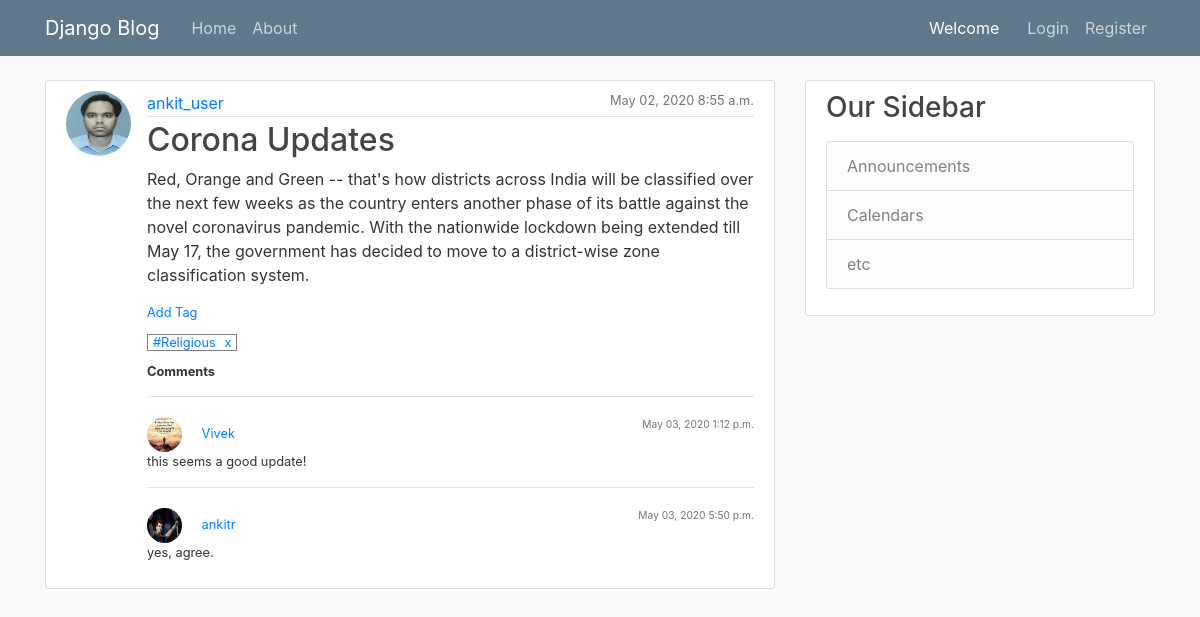
The page /post/26/ on the database its author committed.
### blog/models.py (models this page shows, shortened)
class Post(models.Model):
    title = models.CharField(max_length=100)
    content = models.TextField()
    anonymous = models.BooleanField("Post as Anonymous User", editable=True, default=True)
    date_posted = models.DateTimeField(default=timezone.now)
    author = models.ForeignKey(User, on_delete=models.CASCADE)
    is_user_subscribed = False
    is_user_subscribed_not = not is_user_subscribed

class Tag(models.Model):
    choice = models.CharField(max_length=20, choices=TAG_CHOICES)
    post = models.ForeignKey(Post, on_delete=models.CASCADE, related_name='tags')

class Comment(models.Model):
    content = models.TextField()
    anonymous = models.BooleanField("Comment as Anonymous User", editable=True, default=True)
    date_posted = models.DateTimeField(default=timezone.now)
    author = models.ForeignKey(User, on_delete=models.CASCADE)
    post = models.ForeignKey(Post, on_delete=models.CASCADE, related_name='comments')

### users/models.py (models this page shows, shortened)
class Profile(models.Model):
    user = models.OneToOneField(User, on_delete=models.CASCADE)
    image = models.ImageField(default='default.jpg', upload_to='profile_pics')

### blog/views.py (the view)
# urls.py: path('post/<int:pk>/', PostDetailView.as_view(), name='post-detail'),
class PostDetailView(DetailView):
    model = Post
    def get_object(self, queryset=None):
        obj = super(PostDetailView, self).get_object()
        user = self.request.user
        obj.is_user_subscribed = obj.subscriptions.filter(user__id__exact=user.id).exists()
        obj.is_user_subscribed_not = not obj.is_user_subscribed
        return obj

### blog/filters.py (called while the page is built)
@register.filter
def remove_hash(value):
    return value.replace("#", "")

### blog/templates/blog/post_detail.html
{% extends "blog/base.html" %}
{% block content %}
  {% include 'blog/post_raw.html' with post=object editable=True %}
{% endblock content %}

### blog/templates/blog/post_raw.html (shortened to what this page needs)
{% load filters %}
<article class="media content-section">
  {% if post.anonymous %}
    <img class="rounded-circle article-img" src="/media/profile_pics/anonymous.png">
  {% else %}
    <img class="rounded-circle article-img" src="{{ post.author.profile.image.url }}">
  {% endif %}
  <div class="media-body full-block">
  <div class="full-block">
    <div class="article-metadata">
        {% if post.anonymous %}
            Anonymous User
        {% else %}
            <a class="mr-2" href="{% url 'user-posts' post.author.username %}">{{ post.author }}</a>
        {% endif %}
      <small class="text-muted" style="float:right;">{{ post.date_posted|date:"F d, Y P" }}</small>
    </div>
    <h2><a class="article-title" href="{% url 'post-detail' post.id %}">{{ post.title }}</a></h2>
    <p class="article-content">{{ post.content }}</p>
  </div>
  <div class="full-block small">
      <div class="">
          <a href="javascript:$('#div_tag_{{ post.id }}').show()">Add Tag</a>
      {% if post.tags.all %}
          <div class="margin-top-10">
          {% for t in post.tags.all %}
              <span id="tag_{{ post.id }}_{{ t.id }}" style="border: solid 1px grey;padding:0px 5px 0px 5px;" class="margin-right-20">
                  <a href="/tags/{{ t.choice|remove_hash }}/posts">{{ t.choice }}</a>
                  <a class="margin-left-5" href="javascript:delete_tag('{{ post.id }}', '{{ t.id }}', '{{ csrf_token }}')" title="Remove Tag">x</a>
              </span>
          {% endfor %}
          </div>
      {% endif %}
      </div>
  </div>
  <div class="full-block small padding-top-10">
      <div class="float-left " style="font-weight: bold">Comments</div>
  </div>
  <br>
  {% if post.comments.all  %}
    <div class="full-block padding-top-10">
      {% for comment in post.comments.all %}
        {% include 'blog/comment_detail.html' with comment=comment editable=True %}
      {% endfor %}
    </div>
  {% endif %}
  </div>
</article>

### blog/templates/blog/comment_detail.html (shortened to what this page needs)
<div class="float-left full-block padding-top-20 border-top">
    <div class="small float-left full-block">
        <div class="float-left">
        {% if comment.anonymous %}
            <img class="rounded-circle comment-img" src="/media/profile_pics/anonymous.png">
            Anonymous User
        {% else %}
            <img class="rounded-circle comment-img" src="{{ comment.author.profile.image.url }}">
            <a class="mr-2" href="{% url 'user-posts' comment.author.username %}">{{ comment.author }}</a>
        {% endif %}
        </div>
        <div class="float-right">
            <small class="text-muted" style="float:right;">{{ comment.date_posted|date:"F d, Y P" }}</small>
        </div>
    </div>
    <p class="small">{{ comment.content }}</p>
</div>

### blog/static/blog/main.css (style rules this page uses)
body { background: #fafafa; color: #333333; margin-top: 5rem; }
h1, h2, h3, h4, h5, h6 { color: #444444; }
.content-section { background: #ffffff; padding: 10px 20px; border: 1px solid #dddddd; border-radius: 3px; margin-bottom: 20px; }
.article-title { color: #444444; }
.article-content { white-space: pre-line; }
.article-img { height: 65px; width: 65px; margin-right: 16px; }
.article-metadata { padding-bottom: 1px; margin-bottom: 4px; border-bottom: 1px solid #e3e3e3 }
.comment-img { height: 35px; width: 35px; margin-right: 16px; }
.full-block { width:100%; display: block; }
.margin-top-10 { margin-top:10px; }
.padding-top-20 { padding-top: 20px; }
.padding-top-10 { padding-top: 10px; }
.margin-right-20 { margin-right: 20px; }
.margin-left-5 { margin-left: 5px; }

### rows shown on the page
Post: author.profile.image (picture), author "ankit_user", date_posted "May 02, 2020 8:55 a.m.", title "Corona Updates", content "Red, Orange and Green -- that's how districts across India will be classified over the next few weeks as the country enters another phase of its battle against the novel coronavirus pandemic. With the nationwide lockdown being extended till May 17, the government has decided to move to a district-wise zone classification system."
Tag: choice "#Religious"
Comment: author.profile.image (placeholder picture), author "Vivek", date_posted "May 03, 2020 1:12 p.m.", content "this seems a good update!"
Comment: author.profile.image (picture), author "ankitr", date_posted "May 03, 2020 5:50 p.m.", content "yes, agree."
